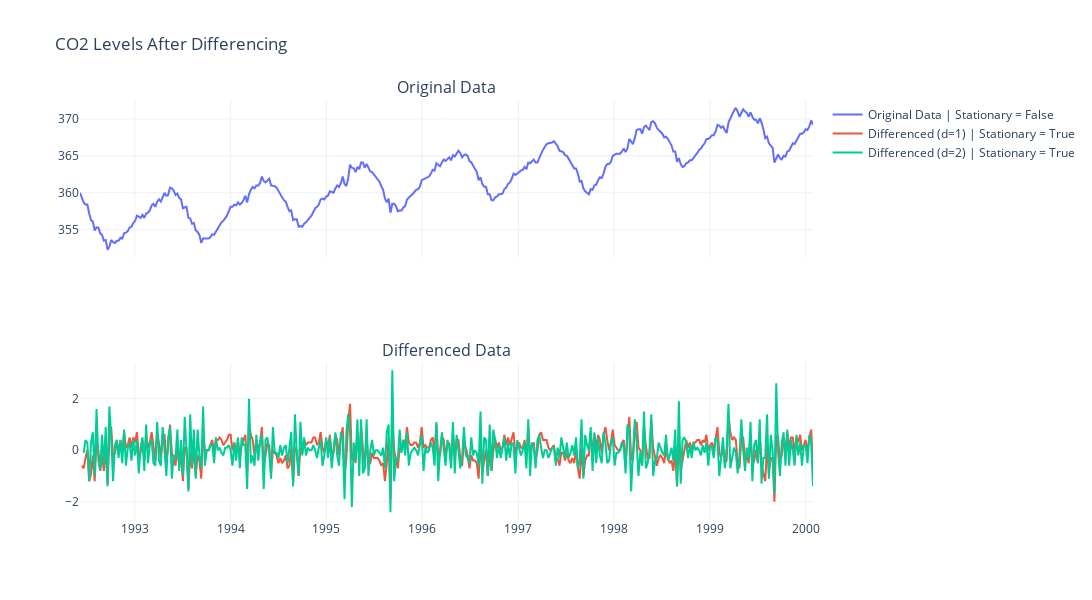

Notebook cell for this chart:
### Markdown cell above
### Stationarity & Differencing

Stationarity is important for time series modeling because many time series models assume that the data is stationary. If the time series is not stationary, differencing can be used to remove trends and make the time series stationary.

### Code cell
from clustering_and_time_series import difference, is_stationary

fig = make_subplots(rows=2, cols=1, subplot_titles=("Original Data", "Differenced Data"), shared_xaxes=True)
fig.add_trace(go.Scatter(x=train.index, y=train['co2'], mode='lines', name=f'Original Data | Stationary = {is_stationary(train["co2"], 0.05)}'), row=1, col=1)
for i in range(1, 3):
    differenced = difference(train['co2'], i)
    fig.add_trace(go.Scatter(x=train.index[i:], y=differenced, mode='lines', name=f'Differenced (d={i}) | Stationary = {is_stationary(differenced, 0.05)}'), row=2, col=1)
fig.update_layout(title='CO2 Levels After Differencing', height=600, width=1200, template='plotly_white', showlegend=True)
fig.show()

### Figure 1 — Plotly figure (JSON) as saved in the notebook; plotly's stock layout.template omitted (floating-point values rounded to 4 significant figures; data arrays with more than 128 entries replaced by an {"elided": "..."} marker saying what was removed)
{"data": [{"mode": "lines", "name": "Original Data | Stationary = False", "type": "scatter", "x": {"elided": "400 str values"}, "xaxis": "x", "y": {"elided": "400 float values"}, "yaxis": "y"}, {"mode": "lines", "name": "Differenced (d=1) | Stationary = True", "type": "scatter", "x": {"elided": "399 str values"}, "xaxis": "x2", "y": {"elided": "399 float values"}, "yaxis": "y2"}, {"mode": "lines", "name": "Differenced (d=2) | Stationary = True", "type": "scatter", "x": {"elided": "398 str values"}, "xaxis": "x2", "y": {"elided": "398 float values"}, "yaxis": "y2"}], "layout": {"annotations": [{"font": {"size": 16}, "showarrow": false, "text": "Original Data", "x": 0.5, "xanchor": "center", "xref": "paper", "y": 1, "yanchor": "bottom", "yref": "paper"}, {"font": {"size": 16}, "showarrow": false, "text": "Differenced Data", "x": 0.5, "xanchor": "center", "xref": "paper", "y": 0.375, "yanchor": "bottom", "yref": "paper"}], "height": 600, "showlegend": true, "title": {"text": "CO2 Levels After Differencing"}, "width": 1200, "xaxis": {"anchor": "y", "domain": [0, 1], "matches": "x2", "showticklabels": false}, "xaxis2": {"anchor": "y2", "domain": [0, 1]}, "yaxis": {"anchor": "x", "domain": [0.625, 1]}, "yaxis2": {"anchor": "x2", "domain": [0, 0.375]}}}
